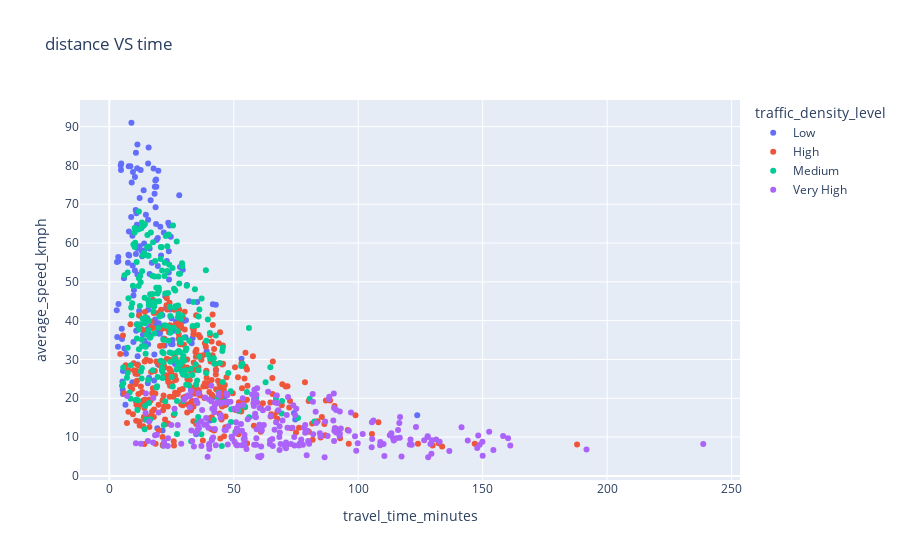

Notebook source saved alongside this figure:
### Code cell
px.scatter(df.head(1000),
          x = 'travel_time_minutes',
          y = 'average_speed_kmph',
          color = 'traffic_density_level',
          title = 'distance VS time')

### Figure 1 — Plotly figure (JSON) as saved in the notebook; plotly's stock layout.template omitted (floating-point values rounded to 4 significant figures; data arrays with more than 128 entries replaced by an {"elided": "..."} marker saying what was removed)
{"data": [{"hovertemplate": "traffic_density_level=Low<br>travel_time_minutes=%{x}<br>average_speed_kmph=%{y}<extra></extra>", "legendgroup": "Low", "marker": {"color": "#636efa", "symbol": "circle"}, "mode": "markers", "name": "Low", "orientation": "v", "showlegend": true, "type": "scatter", "x": {"elided": "169 float values"}, "xaxis": "x", "y": {"elided": "169 float values"}, "yaxis": "y"}, {"hovertemplate": "traffic_density_level=High<br>travel_time_minutes=%{x}<br>average_speed_kmph=%{y}<extra></extra>", "legendgroup": "High", "marker": {"color": "#EF553B", "symbol": "circle"}, "mode": "markers", "name": "High", "orientation": "v", "showlegend": true, "type": "scatter", "x": {"elided": "331 float values"}, "xaxis": "x", "y": {"elided": "331 float values"}, "yaxis": "y"}, {"hovertemplate": "traffic_density_level=Medium<br>travel_time_minutes=%{x}<br>average_speed_kmph=%{y}<extra></extra>", "legendgroup": "Medium", "marker": {"color": "#00cc96", "symbol": "circle"}, "mode": "markers", "name": "Medium", "orientation": "v", "showlegend": true, "type": "scatter", "x": {"elided": "249 float values"}, "xaxis": "x", "y": {"elided": "249 float values"}, "yaxis": "y"}, {"hovertemplate": "traffic_density_level=Very High<br>travel_time_minutes=%{x}<br>average_speed_kmph=%{y}<extra></extra>", "legendgroup": "Very High", "marker": {"color": "#ab63fa", "symbol": "circle"}, "mode": "markers", "name": "Very High", "orientation": "v", "showlegend": true, "type": "scatter", "x": {"elided": "251 float values"}, "xaxis": "x", "y": {"elided": "251 float values"}, "yaxis": "y"}], "layout": {"autosize": true, "legend": {"title": {"text": "traffic_density_level"}, "tracegroupgap": 0}, "title": {"text": "distance VS time"}, "xaxis": {"anchor": "y", "autorange": true, "domain": [0, 1], "range": [-12.55, 254.1], "title": {"text": "travel_time_minutes"}, "type": "linear"}, "yaxis": {"anchor": "x", "autorange": true, "domain": [0, 1], "range": [-2.314, 98.11], "title": {"text": "average_speed_kmph"}, "type": "linear"}}}
